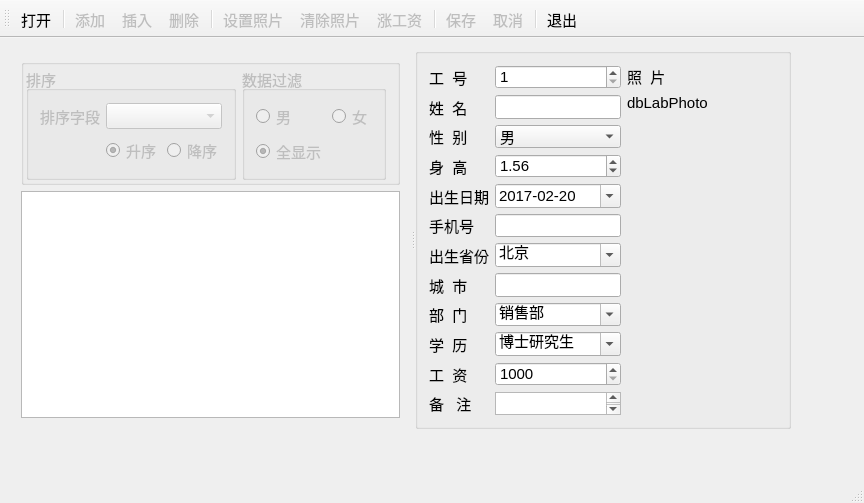
<?xml version="1.0" encoding="UTF-8"?>
<ui version="4.0">
 <class>MainWindow</class>
 <widget class="QMainWindow" name="MainWindow">
  <property name="geometry">
   <rect>
    <x>0</x>
    <y>0</y>
    <width>864</width>
    <height>503</height>
   </rect>
  </property>
  <property name="font">
   <font>
    <pointsize>11</pointsize>
   </font>
  </property>
  <property name="windowTitle">
   <string>QSqlTableModel的使用</string>
  </property>
  <widget class="QWidget" name="centralWidget">
   <widget class="QSplitter" name="splitter">
    <property name="geometry">
     <rect>
      <x>10</x>
      <y>10</y>
      <width>781</width>
      <height>381</height>
     </rect>
    </property>
    <property name="orientation">
     <enum>Qt::Horizontal</enum>
    </property>
    <widget class="QWidget" name="layoutWidget">
     <layout class="QVBoxLayout" name="verticalLayout_2">
      <item>
       <widget class="QGroupBox" name="groupBox_2">
        <property name="title">
         <string/>
        </property>
        <layout class="QHBoxLayout" name="horizontalLayout_2">
         <property name="spacing">
          <number>6</number>
         </property>
         <property name="leftMargin">
          <number>2</number>
         </property>
         <property name="topMargin">
          <number>2</number>
         </property>
         <property name="bottomMargin">
          <number>2</number>
         </property>
         <item>
          <widget class="QGroupBox" name="groupBoxSort">
           <property name="enabled">
            <bool>false</bool>
           </property>
           <property name="title">
            <string>排序</string>
           </property>
           <layout class="QGridLayout" name="gridLayout_3">
            <item row="0" column="0">
             <widget class="QLabel" name="label_14">
              <property name="text">
               <string>排序字段</string>
              </property>
             </widget>
            </item>
            <item row="0" column="1" colspan="2">
             <widget class="QComboBox" name="comboFields"/>
            </item>
            <item row="1" column="0">
             <spacer name="horizontalSpacer">
              <property name="orientation">
               <enum>Qt::Horizontal</enum>
              </property>
              <property name="sizeHint" stdset="0">
               <size>
                <width>40</width>
                <height>20</height>
               </size>
              </property>
             </spacer>
            </item>
            <item row="1" column="1">
             <widget class="QRadioButton" name="radioBtnAscend">
              <property name="text">
               <string>升序</string>
              </property>
              <property name="checked">
               <bool>true</bool>
              </property>
             </widget>
            </item>
            <item row="1" column="2">
             <widget class="QRadioButton" name="radioBtnDescend">
              <property name="text">
               <string>降序</string>
              </property>
             </widget>
            </item>
           </layout>
          </widget>
         </item>
         <item>
          <widget class="QGroupBox" name="groupBoxFilter">
           <property name="enabled">
            <bool>false</bool>
           </property>
           <property name="title">
            <string>数据过滤</string>
           </property>
           <layout class="QGridLayout" name="gridLayout_2">
            <item row="0" column="0">
             <widget class="QRadioButton" name="radioBtnMan">
              <property name="text">
               <string>男</string>
              </property>
             </widget>
            </item>
            <item row="0" column="1">
             <widget class="QRadioButton" name="radioBtnWoman">
              <property name="text">
               <string>女</string>
              </property>
             </widget>
            </item>
            <item row="1" column="0">
             <widget class="QRadioButton" name="radioBtnBoth">
              <property name="text">
               <string>全显示</string>
              </property>
              <property name="checked">
               <bool>true</bool>
              </property>
             </widget>
            </item>
            <item row="1" column="1">
             <spacer name="horizontalSpacer_2">
              <property name="orientation">
               <enum>Qt::Horizontal</enum>
              </property>
              <property name="sizeHint" stdset="0">
               <size>
                <width>40</width>
                <height>20</height>
               </size>
              </property>
             </spacer>
            </item>
           </layout>
          </widget>
         </item>
         <item>
          <spacer name="horizontalSpacer_3">
           <property name="orientation">
            <enum>Qt::Horizontal</enum>
           </property>
           <property name="sizeHint" stdset="0">
            <size>
             <width>45</width>
             <height>20</height>
            </size>
           </property>
          </spacer>
         </item>
        </layout>
       </widget>
      </item>
      <item>
       <widget class="QTableView" name="tableView">
        <property name="editTriggers">
         <set>QAbstractItemView::AnyKeyPressed|QAbstractItemView::DoubleClicked|QAbstractItemView::EditKeyPressed|QAbstractItemView::SelectedClicked</set>
        </property>
       </widget>
      </item>
     </layout>
    </widget>
    <widget class="QGroupBox" name="groupBox">
     <property name="title">
      <string/>
     </property>
     <layout class="QHBoxLayout" name="horizontalLayout">
      <item>
       <layout class="QGridLayout" name="gridLayout">
        <item row="0" column="0">
         <widget class="QLabel" name="label">
          <property name="text">
           <string>工  号</string>
          </property>
          <property name="buddy">
           <cstring>dbSpinEmpNo</cstring>
          </property>
         </widget>
        </item>
        <item row="0" column="1">
         <widget class="QSpinBox" name="dbSpinEmpNo">
          <property name="minimum">
           <number>1</number>
          </property>
          <property name="maximum">
           <number>10000</number>
          </property>
         </widget>
        </item>
        <item row="1" column="0">
         <widget class="QLabel" name="label_2">
          <property name="text">
           <string>姓  名</string>
          </property>
          <property name="buddy">
           <cstring>dbEditName</cstring>
          </property>
         </widget>
        </item>
        <item row="1" column="1">
         <widget class="QLineEdit" name="dbEditName"/>
        </item>
        <item row="2" column="0">
         <widget class="QLabel" name="label_3">
          <property name="text">
           <string>性  别</string>
          </property>
          <property name="buddy">
           <cstring>dbComboSex</cstring>
          </property>
         </widget>
        </item>
        <item row="2" column="1">
         <widget class="QComboBox" name="dbComboSex">
          <item>
           <property name="text">
            <string>男</string>
           </property>
          </item>
          <item>
           <property name="text">
            <string>女</string>
           </property>
          </item>
         </widget>
        </item>
        <item row="3" column="0">
         <widget class="QLabel" name="label_4">
          <property name="text">
           <string>身  高</string>
          </property>
          <property name="buddy">
           <cstring>dbSpinHeight</cstring>
          </property>
         </widget>
        </item>
        <item row="3" column="1">
         <widget class="QDoubleSpinBox" name="dbSpinHeight">
          <property name="suffix">
           <string/>
          </property>
          <property name="maximum">
           <double>3.000000000000000</double>
          </property>
          <property name="singleStep">
           <double>0.010000000000000</double>
          </property>
          <property name="value">
           <double>1.560000000000000</double>
          </property>
         </widget>
        </item>
        <item row="4" column="0">
         <widget class="QLabel" name="label_5">
          <property name="text">
           <string>出生日期</string>
          </property>
          <property name="buddy">
           <cstring>dbEditBirth</cstring>
          </property>
         </widget>
        </item>
        <item row="4" column="1">
         <widget class="QDateEdit" name="dbEditBirth">
          <property name="displayFormat">
           <string>yyyy-MM-dd</string>
          </property>
          <property name="calendarPopup">
           <bool>true</bool>
          </property>
          <property name="date">
           <date>
            <year>2017</year>
            <month>2</month>
            <day>20</day>
           </date>
          </property>
         </widget>
        </item>
        <item row="5" column="0">
         <widget class="QLabel" name="label_10">
          <property name="text">
           <string>手机号</string>
          </property>
          <property name="buddy">
           <cstring>dbEditMobile</cstring>
          </property>
         </widget>
        </item>
        <item row="5" column="1">
         <widget class="QLineEdit" name="dbEditMobile"/>
        </item>
        <item row="6" column="0">
         <widget class="QLabel" name="label_7">
          <property name="text">
           <string>出生省份</string>
          </property>
          <property name="buddy">
           <cstring>dbComboProvince</cstring>
          </property>
         </widget>
        </item>
        <item row="6" column="1">
         <widget class="QComboBox" name="dbComboProvince">
          <property name="editable">
           <bool>true</bool>
          </property>
          <item>
           <property name="text">
            <string>北京</string>
           </property>
          </item>
          <item>
           <property name="text">
            <string>上海</string>
           </property>
          </item>
          <item>
           <property name="text">
            <string>天津</string>
           </property>
          </item>
          <item>
           <property name="text">
            <string>重庆</string>
           </property>
          </item>
          <item>
           <property name="text">
            <string>安徽</string>
           </property>
          </item>
          <item>
           <property name="text">
            <string>河北</string>
           </property>
          </item>
          <item>
           <property name="text">
            <string>河南</string>
           </property>
          </item>
          <item>
           <property name="text">
            <string>湖北</string>
           </property>
          </item>
          <item>
           <property name="text">
            <string>湖南</string>
           </property>
          </item>
          <item>
           <property name="text">
            <string>山西</string>
           </property>
          </item>
          <item>
           <property name="text">
            <string>山东</string>
           </property>
          </item>
          <item>
           <property name="text">
            <string>陕西</string>
           </property>
          </item>
          <item>
           <property name="text">
            <string>江苏</string>
           </property>
          </item>
          <item>
           <property name="text">
            <string>江西</string>
           </property>
          </item>
         </widget>
        </item>
        <item row="7" column="0">
         <widget class="QLabel" name="label_8">
          <property name="text">
           <string>城  市</string>
          </property>
          <property name="buddy">
           <cstring>dbEditCity</cstring>
          </property>
         </widget>
        </item>
        <item row="7" column="1">
         <widget class="QLineEdit" name="dbEditCity"/>
        </item>
        <item row="8" column="0">
         <widget class="QLabel" name="label_6">
          <property name="text">
           <string>部  门</string>
          </property>
          <property name="buddy">
           <cstring>dbComboDep</cstring>
          </property>
         </widget>
        </item>
        <item row="8" column="1">
         <widget class="QComboBox" name="dbComboDep">
          <property name="editable">
           <bool>true</bool>
          </property>
          <item>
           <property name="text">
            <string>销售部</string>
           </property>
          </item>
          <item>
           <property name="text">
            <string>技术部</string>
           </property>
          </item>
          <item>
           <property name="text">
            <string>生产部</string>
           </property>
          </item>
          <item>
           <property name="text">
            <string>行政部</string>
           </property>
          </item>
         </widget>
        </item>
        <item row="11" column="1">
         <widget class="QPlainTextEdit" name="dbEditMemo">
          <property name="maximumSize">
           <size>
            <width>16777215</width>
            <height>16777215</height>
           </size>
          </property>
         </widget>
        </item>
        <item row="11" column="0">
         <widget class="QLabel" name="label_9">
          <property name="text">
           <string>备   注</string>
          </property>
          <property name="buddy">
           <cstring>dbEditMemo</cstring>
          </property>
         </widget>
        </item>
        <item row="9" column="0">
         <widget class="QLabel" name="label_11">
          <property name="text">
           <string>学  历</string>
          </property>
          <property name="buddy">
           <cstring>dbComboEdu</cstring>
          </property>
         </widget>
        </item>
        <item row="10" column="1">
         <widget class="QSpinBox" name="dbSpinSalary">
          <property name="prefix">
           <string/>
          </property>
          <property name="minimum">
           <number>1000</number>
          </property>
          <property name="maximum">
           <number>50000</number>
          </property>
          <property name="singleStep">
           <number>100</number>
          </property>
          <property name="value">
           <number>1000</number>
          </property>
         </widget>
        </item>
        <item row="10" column="0">
         <widget class="QLabel" name="label_12">
          <property name="text">
           <string>工  资</string>
          </property>
          <property name="buddy">
           <cstring>dbSpinSalary</cstring>
          </property>
         </widget>
        </item>
        <item row="9" column="1">
         <widget class="QComboBox" name="dbComboEdu">
          <property name="editable">
           <bool>true</bool>
          </property>
          <item>
           <property name="text">
            <string>博士研究生</string>
           </property>
          </item>
          <item>
           <property name="text">
            <string>硕士研究生</string>
           </property>
          </item>
          <item>
           <property name="text">
            <string>大学本科</string>
           </property>
          </item>
          <item>
           <property name="text">
            <string>大学专科</string>
           </property>
          </item>
          <item>
           <property name="text">
            <string>高中</string>
           </property>
          </item>
          <item>
           <property name="text">
            <string>初中</string>
           </property>
          </item>
          <item>
           <property name="text">
            <string>小学</string>
           </property>
          </item>
         </widget>
        </item>
       </layout>
      </item>
      <item>
       <layout class="QVBoxLayout" name="verticalLayout">
        <item>
         <widget class="QLabel" name="label_13">
          <property name="text">
           <string>照  片</string>
          </property>
         </widget>
        </item>
        <item>
         <widget class="QLabel" name="dbLabPhoto">
          <property name="minimumSize">
           <size>
            <width>150</width>
            <height>0</height>
           </size>
          </property>
          <property name="maximumSize">
           <size>
            <width>350</width>
            <height>16777215</height>
           </size>
          </property>
          <property name="text">
           <string>dbLabPhoto</string>
          </property>
         </widget>
        </item>
        <item>
         <spacer name="verticalSpacer">
          <property name="orientation">
           <enum>Qt::Vertical</enum>
          </property>
          <property name="sizeHint" stdset="0">
           <size>
            <width>20</width>
            <height>40</height>
           </size>
          </property>
         </spacer>
        </item>
       </layout>
      </item>
     </layout>
    </widget>
   </widget>
  </widget>
  <widget class="QMenuBar" name="menuBar">
   <property name="geometry">
    <rect>
     <x>0</x>
     <y>0</y>
     <width>864</width>
     <height>23</height>
    </rect>
   </property>
  </widget>
  <widget class="QStatusBar" name="statusBar"/>
  <widget class="QToolBar" name="mainToolBar">
   <property name="toolButtonStyle">
    <enum>Qt::ToolButtonTextUnderIcon</enum>
   </property>
   <attribute name="toolBarArea">
    <enum>TopToolBarArea</enum>
   </attribute>
   <attribute name="toolBarBreak">
    <bool>false</bool>
   </attribute>
   <addaction name="actOpenDB"/>
   <addaction name="separator"/>
   <addaction name="actRecAppend"/>
   <addaction name="actRecInsert"/>
   <addaction name="actRecDelete"/>
   <addaction name="separator"/>
   <addaction name="actPhoto"/>
   <addaction name="actPhotoClear"/>
   <addaction name="actScan"/>
   <addaction name="separator"/>
   <addaction name="actSubmit"/>
   <addaction name="actRevert"/>
   <addaction name="separator"/>
   <addaction name="actQuit"/>
  </widget>
  <action name="actOpenDB">
   <property name="icon">
    <iconset resource="res.qrc">
     <normaloff>:/images/images/open3.bmp</normaloff>:/images/images/open3.bmp</iconset>
   </property>
   <property name="text">
    <string>打开</string>
   </property>
   <property name="toolTip">
    <string>打开数据库</string>
   </property>
  </action>
  <action name="actQuit">
   <property name="icon">
    <iconset resource="res.qrc">
     <normaloff>:/images/images/exit.bmp</normaloff>:/images/images/exit.bmp</iconset>
   </property>
   <property name="text">
    <string>退出</string>
   </property>
   <property name="toolTip">
    <string>退出</string>
   </property>
  </action>
  <action name="actRecAppend">
   <property name="enabled">
    <bool>false</bool>
   </property>
   <property name="icon">
    <iconset resource="res.qrc">
     <normaloff>:/images/images/316.bmp</normaloff>:/images/images/316.bmp</iconset>
   </property>
   <property name="text">
    <string>添加</string>
   </property>
   <property name="toolTip">
    <string>添加记录</string>
   </property>
  </action>
  <action name="actRecInsert">
   <property name="enabled">
    <bool>false</bool>
   </property>
   <property name="icon">
    <iconset resource="res.qrc">
     <normaloff>:/images/images/306.bmp</normaloff>:/images/images/306.bmp</iconset>
   </property>
   <property name="text">
    <string>插入</string>
   </property>
   <property name="toolTip">
    <string>插入记录</string>
   </property>
  </action>
  <action name="actSubmit">
   <property name="enabled">
    <bool>false</bool>
   </property>
   <property name="icon">
    <iconset resource="res.qrc">
     <normaloff>:/images/images/save1.bmp</normaloff>:/images/images/save1.bmp</iconset>
   </property>
   <property name="text">
    <string>保存</string>
   </property>
   <property name="toolTip">
    <string>保存修改</string>
   </property>
  </action>
  <action name="actRevert">
   <property name="enabled">
    <bool>false</bool>
   </property>
   <property name="icon">
    <iconset resource="res.qrc">
     <normaloff>:/images/images/ubdo.bmp</normaloff>:/images/images/ubdo.bmp</iconset>
   </property>
   <property name="text">
    <string>取消</string>
   </property>
   <property name="toolTip">
    <string>取消修改</string>
   </property>
  </action>
  <action name="actRecDelete">
   <property name="enabled">
    <bool>false</bool>
   </property>
   <property name="icon">
    <iconset resource="res.qrc">
     <normaloff>:/images/images/delete1.bmp</normaloff>:/images/images/delete1.bmp</iconset>
   </property>
   <property name="text">
    <string>删除</string>
   </property>
   <property name="toolTip">
    <string>删除记录</string>
   </property>
  </action>
  <action name="actPhoto">
   <property name="enabled">
    <bool>false</bool>
   </property>
   <property name="icon">
    <iconset resource="res.qrc">
     <normaloff>:/images/images/00.JPG</normaloff>:/images/images/00.JPG</iconset>
   </property>
   <property name="text">
    <string>设置照片</string>
   </property>
   <property name="toolTip">
    <string>设置照片</string>
   </property>
  </action>
  <action name="actPhotoClear">
   <property name="enabled">
    <bool>false</bool>
   </property>
   <property name="icon">
    <iconset resource="res.qrc">
     <normaloff>:/images/images/103.bmp</normaloff>:/images/images/103.bmp</iconset>
   </property>
   <property name="text">
    <string>清除照片</string>
   </property>
   <property name="toolTip">
    <string>清除照片</string>
   </property>
  </action>
  <action name="actScan">
   <property name="enabled">
    <bool>false</bool>
   </property>
   <property name="icon">
    <iconset resource="res.qrc">
     <normaloff>:/images/images/up.bmp</normaloff>:/images/images/up.bmp</iconset>
   </property>
   <property name="text">
    <string>涨工资</string>
   </property>
   <property name="toolTip">
    <string>涨工资</string>
   </property>
  </action>
 </widget>
 <layoutdefault spacing="6" margin="11"/>
 <resources>
  <include location="res.qrc"/>
 </resources>
 <connections>
  <connection>
   <sender>actQuit</sender>
   <signal>triggered()</signal>
   <receiver>MainWindow</receiver>
   <slot>close()</slot>
   <hints>
    <hint type="sourcelabel">
     <x>-1</x>
     <y>-1</y>
    </hint>
    <hint type="destinationlabel">
     <x>274</x>
     <y>184</y>
    </hint>
   </hints>
  </connection>
 </connections>
</ui>
